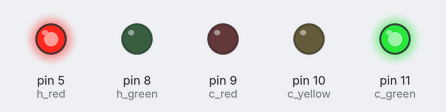
Simulated run of this sketch. Board: Arduino Uno, built with avr-gcc and run on an emulated ATmega328P. Shown: output pins drawn as LEDs (lit = HIGH).

Above: at 0.5 s.
At 1.5 s:
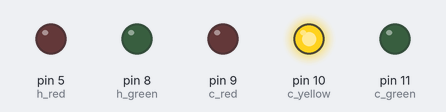
At 5.5 s:
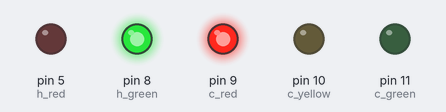
Timing chart, 0 to 6.9 s (numbered marks = the images above):
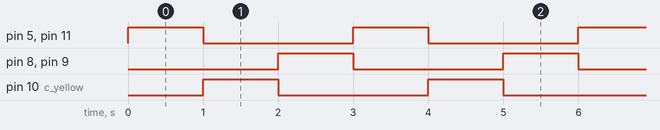

Measured:
- by itself, pin 5 (h_red), pin 8 (h_green), pin 9 (c_red), pin 10 (c_yellow), pin 11 (c_green): alternates HIGH for 1.0 s and LOW for 2.0 s
- by itself, everything shown: repeats every 3.0 s, in 3 steps

The sketch:

trafficSigns.ino
```cpp
int h_red = 5;   // 횡단보도 빨간불 핀 번호
int h_green = 8; // 횡단보도 초록불 핀 번호
int c_red = 9;   // 차량 빨간불 핀 번호
int c_yellow = 10; // 차량 노란불 핀 번호
int c_green = 11;  // 차량 초록불 핀 번호

void setup() {
  pinMode(h_red, OUTPUT);   // 횡단보도 빨간불 핀을 출력 모드로 설정
  pinMode(h_green, OUTPUT); // 횡단보도 초록불 핀을 출력 모드로 설정
  pinMode(c_red, OUTPUT);   // 차량 빨간불 핀을 출력 모드로 설정
  pinMode(c_yellow, OUTPUT);// 차량 노란불 핀을 출력 모드로 설정
  pinMode(c_green, OUTPUT); // 차량 초록불 핀을 출력 모드로 설정

  // 초기 설정 코드 작성 부분
}

void loop() {
  digitalWrite(h_red, HIGH);   // 횡단보도 빨간불 켜기
  digitalWrite(h_green, LOW);  // 횡단보도 초록불 끄기
  digitalWrite(c_yellow, LOW); // 차량 노란불 끄기
  digitalWrite(c_green, HIGH); // 차량 초록불 켜기
  digitalWrite(c_red, LOW);    // 차량 빨간불 끄기
  delay(1000);                 // 1초 대기
  digitalWrite(h_red, LOW);    // 횡단보도 빨간불 끄기
  digitalWrite(c_green, LOW);  // 차량 초록불 끄기
  digitalWrite(c_yellow, HIGH);// 차량 노란불 켜기
  delay(1000);                 // 1초 대기
  digitalWrite(c_yellow, LOW); // 차량 노란불 끄기
  digitalWrite(c_red, HIGH);   // 차량 빨간불 켜기
  digitalWrite(h_green, HIGH); // 횡단보도 초록불 켜기
  delay(1000);                 // 1초 대기
  // 메인 코드 작성 부분 (반복 실행)
}
```
